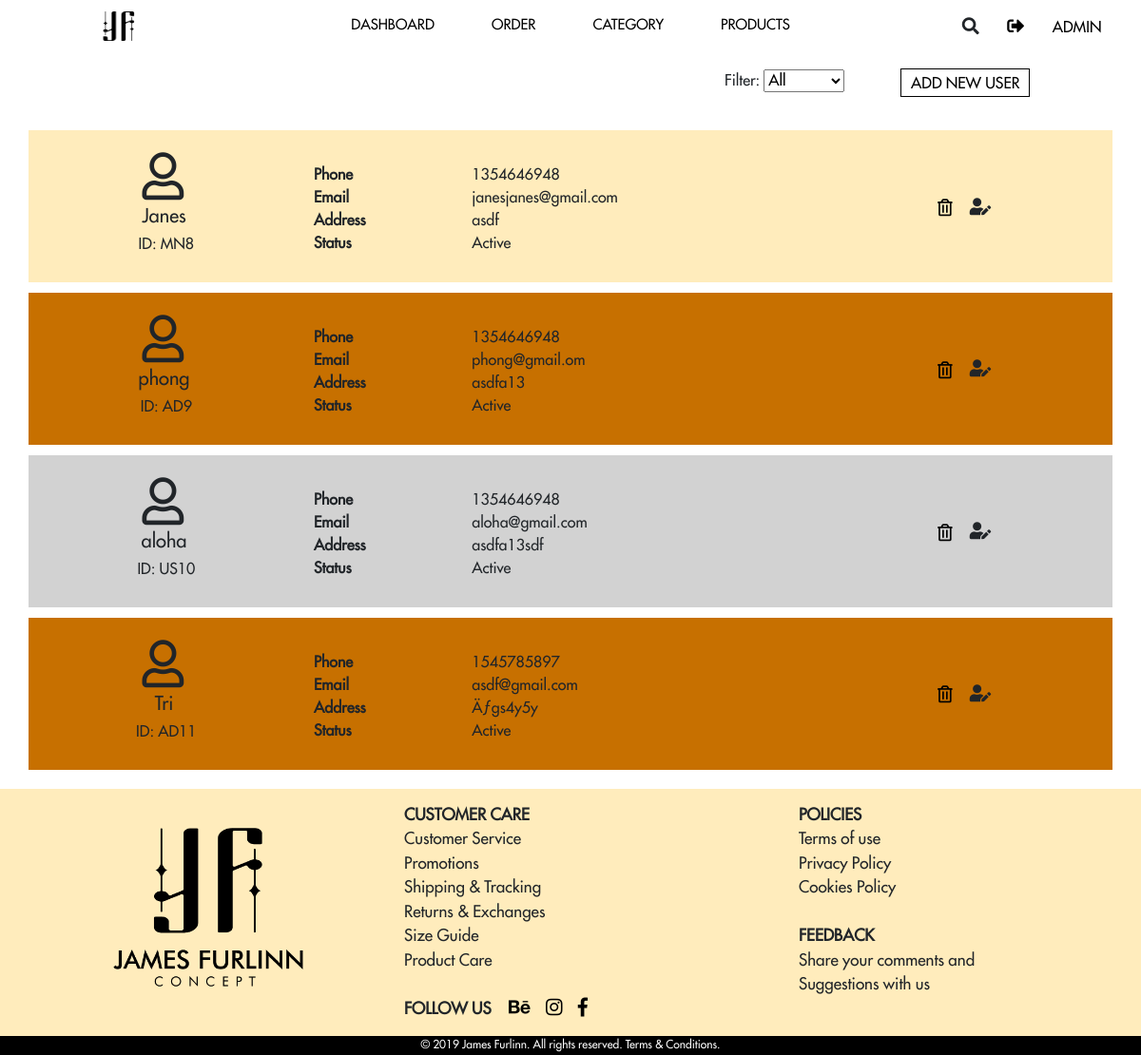
Screenshot of /user.php with the database file from the repository.
### tables this page shows
CREATE TABLE `ql_user` (
  `uid` int(11) NOT NULL,
  `username` varchar(50) NOT NULL,
  `email` varchar(50) NOT NULL,
  `phone` varchar(11) NOT NULL,
  `pwd` varchar(255) NOT NULL,
  `address` varchar(50) NOT NULL,
  `block` tinyint(1) NOT NULL DEFAULT '0',
  `admin` int(11) NOT NULL DEFAULT '0'
);

### php/dbo.php (called while the page is built, shortened)
<?php
function dbo_select($select, $from, $where, &$result)
{
	if ($where == "")
		$sql = "select " . $select . " from " . $from;
	else $sql = "select " . $select . " from " . $from . " where " . $where;
	$result = $GLOBALS['conn']->query($sql) or die($GLOBALS['conn']->error);
}

### php/common.php (called while the page is built, shortened)
<?php
require_once( 'dbo.php' );
function show_menu_category() {
	$menu_cater = "";
	dbo_select( '*', 'category', "", $menu_cater );
}
?>

### user.php (the view, shortened to what this page needs)
<?php
require_once( 'php/dbo.php' );
require_once( 'php/common.php' );
?>
<!DOCTYPE html>
<html lang="en">
<head>
	<link href="css/bootstrap.css" rel="stylesheet">
	<link href="slick/slick.css" rel="stylesheet">
	<link href="slick/slick-theme.css" rel="stylesheet">
	<link href="css/JF.css" rel="stylesheet">
	<link href="css/order.css" rel="stylesheet">
	<link href="css/all.css" rel="stylesheet">
	<link href="wow/animate.css" rel="stylesheet">
</head>
<body>
	<div class="container-fluid">
		<div class="row" id="menu">
			<div class="container" id="menu-flex">
				<div class="logo logo-head d-block col-6 col-md-2">
					<a href="index.php"><img src="img/JamesFurlinn-logo.png"></a>
				</div>
				<nav id="the-menu" class="the-menu col-md-8">
					<ul>
						<li id="men"><a href="dash.php">DASHBOARD</a>
						</li>
						<li id="woman"><a href="order.php">ORDER</a>
						</li>
						<li id="col"><a href="#">CATEGORY</a>
						</li>
						<li id="up"><a href="#">PRODUCTS</a>
								<?php show_menu_category(); ?>
						</li>
					</ul>
				</nav>
				<div class="cart offset-1 col-3 offset-md-0 col-md-2">
					<div class="col-4 col-lg-3 icon" id="srch" title="Search">
						<i class="fas fa-search"></i>
					</div>
					<div class="col-4 col-lg-3 icon">
						<a href="index.php" title="Log out"><i class="fas fa-sign-out-alt"></i></a>
					</div>
					<div class="d-none d-md-block col-lg-3 icon">
						<a href="#" title="Admin">ADMIN</a>
					</div>
				</div>
			</div>
		</div>
	</div>
	<br><br><br>
	<div class="container">
		<div class="row">
			<div class="col-5 offset-7 fil">
				<div class="offset-1 col-5">
					<form action="user.php" method="get">
						Filter:
						<select name="filter" class="sl-fil">
							<option><a href="user.php#filter=All">All</a>
							</option>
						</select>
					</form>
				</div>
				<div class="col-6">
					<button id="add">ADD NEW USER</button>
				</div>
			</div>
		</div>
		<br>
		<div class="row">
			<?php
			$result = "";
			$cond = "";
			dbo_select( '*', 'ql_user', $cond, $result );
			if ( $result->num_rows > 0 )
				while ( $row = $result->fetch_assoc() ) {
					?>
			<div class="col-12 wow fadeInLeft us
			<?php if($row['admin']==1) echo " cam ";
					else if ($row['admin']==0) echo "grey "?>">
				<div class="col-lg-3 col-md-3 col-12 info-or">
					<br class="d-block d-md-none">
					<i class="far fa-user"></i>
					<br class="d-none d-md-block">
					<h5>
						<?php echo $row['username']; ?>
					</h5>
					<h6>&nbsp;ID: <?php
						switch($row['admin']){
							case 1: echo "AD";
								break;
							case 2: echo "MN";
								break;
							default: echo "US";
								break;
						} echo $row['uid'];
						?></h6>
				</div>
				<div class="col-lg-7 col-md-7 col-12 us2">
					<div class="col-lg-3 col-md-4 col-5">
						<b> Phone</b><br>
						<b> Email</b><br>
						<b> Address</b><br>
						<b> Status</b><br>
					</div>
					<div class="col-lg-9 col-md-8 col-7">
						<?php echo $row['phone']; ?><br>
						<?php echo $row['email']; ?>
						<br>
						<?php echo $row['address']; ?> <br>
						<?php if ($row['block']) echo "Blocked"; else echo "Active"; ?>
						<br>
					</div>
				</div>
				<div class="col-lg-2 col-md-2 col-12 ico">
					<br>
					<p align="center">
						<form action="user.php" method="get">
							<button type="submit" name="btn_del" class="btn-del" onClick="if (!confirm('Do you really want to delete?')) this.setAttribute('type','button')
							else this.setAttribute('type','submit');"><i class="far fa-trash-alt" title="Delete"></i></button>
						</form>
						<i class="fas fa-user-edit" title="Info" id="btn_edit_<?php echo $row['uid']; ?>"></i>
					</p>
					<br class="d-block d-md-none">
				</div>
			</div>
			</div>
			<?php
			}
			?>
	<footer id="footer" class="wow fadeInUp">
		<div class="container">
			<div class="row">
				<div class="col-12" id="footer-flex">
					<div class="logo logo-ft d-none d-md-block col-md-4 col-lg-4">
						<a href="index.php"><img src="img/JamesFurlinn-logo-ft.png"></a>
					</div>
					<div class="info col-6 col-md-4 col-lg-4">
						<strong>CUSTOMER CARE </strong><br> Customer Service<br> Promotions
						<br> Shipping & Tracking<br> Returns & Exchanges<br> Size Guide<br> Product Care<br>
						<br>
						<strong id="fu">FOLLOW US </strong>&nbsp;&nbsp;<br class="d-block d-md-none">
						<a href="https://www.behance.net/"><i class="fab fa-behance"></i></a>
						<a href="https://www.instagram.com/"><i class="fab fa-instagram"></i></a>
						<a href="https://www.facebook.com/"><i class="fab fa-facebook-f"></i></a>
					</div>
					<div class="col-6 col-md-4 col-lg-4 info-hid">
						<strong>POLICIES</strong><br> Terms of use <br> Privacy Policy<br> Cookies Policy<br>
						<br>
						<strong>FEEDBACK</strong><br> Share your comments and<br> Suggestions with us <br>
					</div>
				</div>
			</div>
		</div>
	</footer>
	<footer id="footer-2">
		<div class="fb col-12  col-md-12 col-lg-12">
			© 2019 James Furlinn. All rights reserved. Terms & Conditions.
		</div>
	</footer>
</body>
</html>

### css/JF.css (style rules this page uses)
.wow:first-child { visibility: hidden; }
a, a:hover, a:focus { text-decoration: none; color: black; }
.col-12 { padding: 0; }
body { font-family: futura; padding: 0; font-size: 16px; }
img { max-width: 100%; }
button { cursor: pointer; }
.container-fluid, .container { padding: 0; }
.row { margin: 0; }
#menu { padding: 12px 0 0 0; z-index: 100; position: fixed; left: 0; top:0; background-color: white; height: 50px; display: flex; width: 100%; }
#menu-flex { display: flex; }
.icon { padding: 0px; margin-top: 4px; cursor: pointer; }
.fas, .far { font-size: 18px; }
.logo { margin: 0px; padding: 0px 0px 5px 15%; box-sizing: border-box; text-align: center; }
.logo img { margin-top: -2px; height: 32px; }
.cart { display: flex; padding: 0; }
#footer { padding: 15px 10px 0px 10px; box-sizing: border-box; background-color: #ffecbc; height: 260px; margin-top: 10px; font-size: 17px; }
i { margin-right: 12px; padding: 0px; font-size: 20px; text-align: center; }
#footer-flex { display: flex; padding: 0px; margin: 0px; }
.fb { background-color: black; height: 20px; font-size: 12px; color: white; margin: 0px; padding: 0px; text-align: center; width: 100%; }
#footer-2 { background-color: black; margin: 0; padding: 0; }
@media screen and (min-width:768px) { .logo-ft img { height: 170px; margin-top: 8%; } }
@media screen and (min-width:768px) { .logo-head img { margin-top: -5%; } }
@media screen and (min-width:768px) { .logo { margin: 0; padding: 3px; box-sizing: border-box; } }
@media screen and (min-width:768px) { .the-menu { padding:5px; } }
@media screen and (min-width:768px) { .the-menu ul { margin: 0; padding: 0; list-style: none; display: flex; justify-content: center; position: relative; } }
@media screen and (min-width:768px) { .the-menu li { padding: 0px 4% 0px 4%; font-size: 13px; } }
@media screen and (min-width:768px) { .the-menu a { color:#000; transition: all ease .5s; padding-bottom: 8px; border-bottom: 2px solid rgba(158,11,15,0); width: 10%; } }
@media screen and (min-width:768px) { .info-hid { padding-left: 30px; } }
@media screen and (min-width:768px) { #footer { margin-top: 30px; } }
@media screen and (min-width:1024px) { .logo { margin: 0; padding: 0; box-sizing: border-box; } }
@media screen and (min-width:1024px) { .logo-head { display: flex; justify-content: center; align-items: center; } }
@media screen and (min-width:1024px) { .logo-head img { height: 31px; margin-top: 0; } }
@media screen and (min-width:1024px) { .logo-ft img { margin-top: 7%; } }
@media screen and (min-width:1024px) { body { font-size: 16px; } }
@media screen and (min-width:1024px) { .the-menu li { margin-top: -2px; font-size: 15px; } }
@media screen and (min-width:1024px) { .the-menu ul li { transition: all ease .5s; } }
@media screen and (min-width:1024px) { .info-hid { padding-left: 50px; } }
@media screen and (min-width:1024px) { #footer { margin-top: 20px; } }

### css/order.css (style rules this page uses)
.col-12 { margin: 0; padding: 0; }
.btn-del { background-color: transparent; border: none; }
#add, .add-inner { padding: 1% 5%; background-color:transparent; border: 1px solid black; transition: all ease .5s; }
.us { display: flex; background-color: #ffecbc; margin: 1% 0 0 0; }
.us2 { display: flex; margin-top: 3%; }
.ico { margin-top: 6%; display: flex; }
.fa-user-edit { margin-top: 1%; }
.grey { background-color: rgba(210,210,210,1.00); margin: 1% 0 0 0; }
.fil { display: flex; }
.cam { background-color: #c77000; margin: 1% 0 0 0 ; transition: all ease .5s; }
p { margin: 0; }
h5 { margin-top: 2%; }
.info-or { text-align: center; padding: 2%; }
.fa-user { font-size: 50px; margin-left: 4%; }
@media screen and (min-width:768px) { .us { display: flex; } }

### css/all.css (style rules this page uses)
.fa, .fas, .far, .fal, .fab { -moz-osx-font-smoothing: grayscale; -webkit-font-smoothing: antialiased; display: inline-block; font-style: normal; font-variant: normal; text-rendering: auto; line-height: 1; }
.fa-behance:before { content: "\f1b4"; }
.fa-facebook-f:before { content: "\f39e"; }
.fa-instagram:before { content: "\f16d"; }
.fa-search:before { content: "\f002"; }
.fa-sign-out-alt:before { content: "\f2f5"; }
.fa-trash-alt:before { content: "\f2ed"; }
.fa-user:before { content: "\f007"; }
.fa-user-edit:before { content: "\f4ff"; }
.fab { font-family: 'Font Awesome 5 Brands'; }
.far { font-family: 'Font Awesome 5 Free'; font-weight: 400; }
.fa, .fas { font-family: 'Font Awesome 5 Free'; font-weight: 900; }

### rows the page displays
ql_user: username "Janes", admin "MN", uid "8", phone "1354646948", email "janesjanes@gmail.com", address "asdf", block "Active"
ql_user: username "phong", admin "AD", uid "9", phone "1354646948", email "phong@gmail.om", address "asdfa13", block "Active"
ql_user: username "aloha", admin "US", uid "10", phone "1354646948", email "aloha@gmail.com", address "asdfa13sdf", block "Active"
ql_user: username "Tri", admin "AD", uid "11", phone "1545785897", email "asdf@gmail.com", address "Äƒgs4y5y", block "Active"
